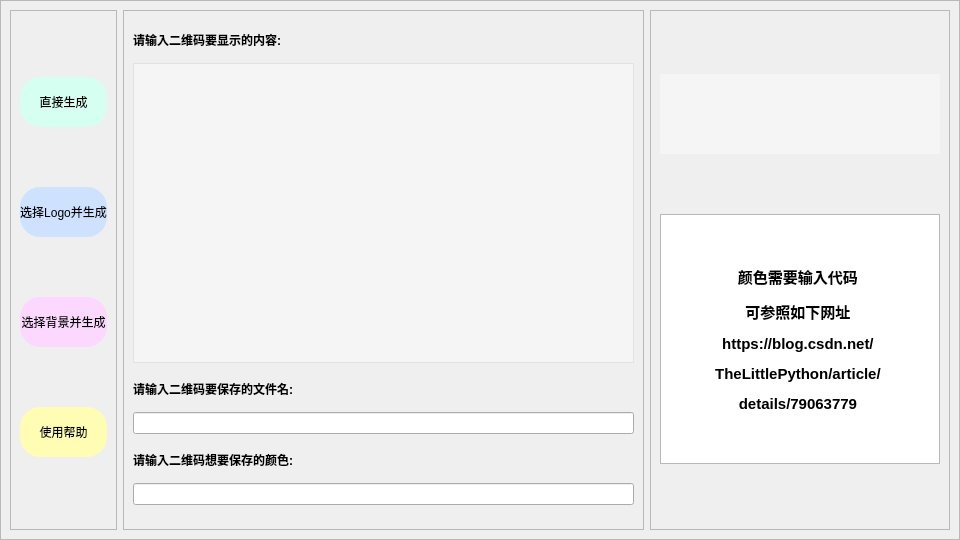
<?xml version="1.0" encoding="UTF-8"?>
<ui version="4.0">
 <class>MainWindow</class>
 <widget class="QMainWindow" name="MainWindow">
  <property name="geometry">
   <rect>
    <x>0</x>
    <y>0</y>
    <width>960</width>
    <height>540</height>
   </rect>
  </property>
  <property name="minimumSize">
   <size>
    <width>960</width>
    <height>540</height>
   </size>
  </property>
  <property name="maximumSize">
   <size>
    <width>960</width>
    <height>540</height>
   </size>
  </property>
  <property name="windowTitle">
   <string>MainWindow</string>
  </property>
  <property name="windowIcon">
   <iconset resource="../res/img.qrc">
    <normaloff>:/img/QRcode_make.ico</normaloff>:/img/QRcode_make.ico</iconset>
  </property>
  <property name="styleSheet">
   <string notr="true"/>
  </property>
  <widget class="QWidget" name="centralwidget">
   <widget class="QFrame" name="frame">
    <property name="geometry">
     <rect>
      <x>0</x>
      <y>0</y>
      <width>960</width>
      <height>540</height>
     </rect>
    </property>
    <property name="minimumSize">
     <size>
      <width>960</width>
      <height>540</height>
     </size>
    </property>
    <property name="maximumSize">
     <size>
      <width>960</width>
      <height>540</height>
     </size>
    </property>
    <property name="styleSheet">
     <string notr="true">QFrame{
	
	background-image:url(:/img/qr_make_bg.jpg);
}</string>
    </property>
    <property name="frameShape">
     <enum>QFrame::StyledPanel</enum>
    </property>
    <property name="frameShadow">
     <enum>QFrame::Raised</enum>
    </property>
    <layout class="QHBoxLayout" name="horizontalLayout">
     <item>
      <widget class="QFrame" name="frame_2">
       <property name="maximumSize">
        <size>
         <width>150</width>
         <height>16777215</height>
        </size>
       </property>
       <property name="frameShape">
        <enum>QFrame::StyledPanel</enum>
       </property>
       <property name="frameShadow">
        <enum>QFrame::Raised</enum>
       </property>
       <layout class="QVBoxLayout" name="verticalLayout">
        <property name="spacing">
         <number>3</number>
        </property>
        <property name="bottomMargin">
         <number>11</number>
        </property>
        <item>
         <widget class="QPushButton" name="pushButton">
          <property name="maximumSize">
           <size>
            <width>16777215</width>
            <height>50</height>
           </size>
          </property>
          <property name="cursor">
           <cursorShape>OpenHandCursor</cursorShape>
          </property>
          <property name="styleSheet">
           <string notr="true">QPushButton{
	
	background-color: rgb(213, 255, 241);
	border-color: rgb(0, 0, 0);
	border-radius:20px
}
QPushButton::hover{
	
	background-color: rgb(234, 234, 234);
	font: 15pt &quot;隶书&quot;;
}</string>
          </property>
          <property name="text">
           <string>直接生成</string>
          </property>
         </widget>
        </item>
        <item>
         <widget class="QPushButton" name="pushButton_2">
          <property name="maximumSize">
           <size>
            <width>16777215</width>
            <height>50</height>
           </size>
          </property>
          <property name="cursor">
           <cursorShape>OpenHandCursor</cursorShape>
          </property>
          <property name="styleSheet">
           <string notr="true">QPushButton{
	
	background-color: rgb(206, 226, 255);
	border-color: rgb(0, 0, 0);
	border-radius:20px
}
QPushButton::hover{
	
	background-color: rgb(234, 234, 234);
	font:10pt&quot;隶书&quot;;
}</string>
          </property>
          <property name="text">
           <string>选择Logo并生成</string>
          </property>
         </widget>
        </item>
        <item>
         <widget class="QPushButton" name="pushButton_3">
          <property name="maximumSize">
           <size>
            <width>16777215</width>
            <height>50</height>
           </size>
          </property>
          <property name="cursor">
           <cursorShape>OpenHandCursor</cursorShape>
          </property>
          <property name="styleSheet">
           <string notr="true">QPushButton{
	
	background-color: rgb(252, 216, 255);
	border-color: rgb(0, 0, 0);
	border-radius:20px
}
QPushButton::hover{
	
	background-color: rgb(234, 234, 234);
	font:10pt&quot;隶书&quot;;
}</string>
          </property>
          <property name="text">
           <string>选择背景并生成</string>
          </property>
         </widget>
        </item>
        <item>
         <widget class="QPushButton" name="pushButton_4">
          <property name="maximumSize">
           <size>
            <width>16777215</width>
            <height>50</height>
           </size>
          </property>
          <property name="cursor">
           <cursorShape>OpenHandCursor</cursorShape>
          </property>
          <property name="styleSheet">
           <string notr="true">QPushButton{
	
	background-color: rgb(255, 252, 179);
	border-color: rgb(0, 0, 0);
	border-radius:20px
}
QPushButton::hover{
	
	background-color: rgb(234, 234, 234);
	font:10pt&quot;隶书&quot;;
}</string>
          </property>
          <property name="text">
           <string>使用帮助</string>
          </property>
         </widget>
        </item>
       </layout>
      </widget>
     </item>
     <item>
      <widget class="QFrame" name="frame_3">
       <property name="maximumSize">
        <size>
         <width>560</width>
         <height>16777215</height>
        </size>
       </property>
       <property name="frameShape">
        <enum>QFrame::StyledPanel</enum>
       </property>
       <property name="frameShadow">
        <enum>QFrame::Raised</enum>
       </property>
       <property name="lineWidth">
        <number>1</number>
       </property>
       <layout class="QVBoxLayout" name="verticalLayout_2">
        <property name="bottomMargin">
         <number>7</number>
        </property>
        <item>
         <widget class="QLabel" name="label">
          <property name="maximumSize">
           <size>
            <width>16777215</width>
            <height>15</height>
           </size>
          </property>
          <property name="styleSheet">
           <string notr="true">QLabel{
	background:rgba(213, 215, 255, 0);
}</string>
          </property>
          <property name="text">
           <string>&lt;html&gt;&lt;head/&gt;&lt;body&gt;&lt;p&gt;&lt;span style=&quot; font-weight:600;&quot;&gt;请输入二维码要显示的内容:&lt;/span&gt;&lt;/p&gt;&lt;/body&gt;&lt;/html&gt;</string>
          </property>
         </widget>
        </item>
        <item>
         <widget class="QTextEdit" name="textEdit">
          <property name="maximumSize">
           <size>
            <width>16777215</width>
            <height>300</height>
           </size>
          </property>
          <property name="styleSheet">
           <string notr="true">QTextEdit{
	background:rgba(255, 255, 255, 100);
}</string>
          </property>
         </widget>
        </item>
        <item>
         <widget class="QLabel" name="label_2">
          <property name="maximumSize">
           <size>
            <width>16777215</width>
            <height>15</height>
           </size>
          </property>
          <property name="styleSheet">
           <string notr="true">QLabel{
	background:rgba(213, 215, 255, 0);
}</string>
          </property>
          <property name="text">
           <string>&lt;html&gt;&lt;head/&gt;&lt;body&gt;&lt;p&gt;&lt;span style=&quot; font-weight:600;&quot;&gt;请输入二维码要保存的文件名:&lt;/span&gt;&lt;/p&gt;&lt;/body&gt;&lt;/html&gt;</string>
          </property>
         </widget>
        </item>
        <item>
         <widget class="QLineEdit" name="lineEdit_2"/>
        </item>
        <item>
         <widget class="QLabel" name="label_3">
          <property name="maximumSize">
           <size>
            <width>16777215</width>
            <height>15</height>
           </size>
          </property>
          <property name="styleSheet">
           <string notr="true">QLabel{
	background:rgba(213, 215, 255, 0);
}</string>
          </property>
          <property name="text">
           <string>&lt;html&gt;&lt;head/&gt;&lt;body&gt;&lt;p&gt;&lt;span style=&quot; font-weight:600;&quot;&gt;请输入二维码想要保存的颜色:&lt;/span&gt;&lt;/p&gt;&lt;/body&gt;&lt;/html&gt;</string>
          </property>
         </widget>
        </item>
        <item>
         <widget class="QLineEdit" name="lineEdit"/>
        </item>
       </layout>
      </widget>
     </item>
     <item>
      <widget class="QFrame" name="frame_4">
       <property name="maximumSize">
        <size>
         <width>300</width>
         <height>16777215</height>
        </size>
       </property>
       <property name="frameShape">
        <enum>QFrame::StyledPanel</enum>
       </property>
       <property name="frameShadow">
        <enum>QFrame::Raised</enum>
       </property>
       <layout class="QVBoxLayout" name="verticalLayout_3">
        <item>
         <widget class="QLabel" name="label_4">
          <property name="maximumSize">
           <size>
            <width>300</width>
            <height>80</height>
           </size>
          </property>
          <property name="styleSheet">
           <string notr="true">QLabel{
	background:rgba(255, 255, 255, 100);
}</string>
          </property>
          <property name="text">
           <string/>
          </property>
         </widget>
        </item>
        <item>
         <widget class="QTextBrowser" name="textBrowser">
          <property name="maximumSize">
           <size>
            <width>16777215</width>
            <height>250</height>
           </size>
          </property>
          <property name="html">
           <string>&lt;!DOCTYPE HTML PUBLIC &quot;-//W3C//DTD HTML 4.0//EN&quot; &quot;http://www.w3.org/TR/REC-html40/strict.dtd&quot;&gt;
&lt;html&gt;&lt;head&gt;&lt;meta name=&quot;qrichtext&quot; content=&quot;1&quot; /&gt;&lt;style type=&quot;text/css&quot;&gt;
p, li { white-space: pre-wrap; }
&lt;/style&gt;&lt;/head&gt;&lt;body style=&quot; font-family:'SimSun'; font-size:9pt; font-weight:400; font-style:normal;&quot;&gt;
&lt;p align=&quot;center&quot; style=&quot;-qt-paragraph-type:empty; margin-top:0px; margin-bottom:0px; margin-left:0px; margin-right:0px; -qt-block-indent:0; text-indent:0px;&quot;&gt;&lt;br /&gt;&lt;/p&gt;
&lt;p align=&quot;center&quot; style=&quot;-qt-paragraph-type:empty; margin-top:0px; margin-bottom:0px; margin-left:0px; margin-right:0px; -qt-block-indent:0; text-indent:0px;&quot;&gt;&lt;br /&gt;&lt;/p&gt;
&lt;p align=&quot;center&quot; style=&quot;-qt-paragraph-type:empty; margin-top:0px; margin-bottom:0px; margin-left:0px; margin-right:0px; -qt-block-indent:0; text-indent:0px; font-size:11pt; font-weight:600;&quot;&gt;&lt;br /&gt;&lt;/p&gt;
&lt;p align=&quot;center&quot; style=&quot; margin-top:0px; margin-bottom:0px; margin-left:0px; margin-right:0px; -qt-block-indent:0; text-indent:0px;&quot;&gt;&lt;span style=&quot; font-size:11pt; font-weight:600;&quot;&gt;颜色需要输入代码 &lt;/span&gt;&lt;/p&gt;
&lt;p align=&quot;center&quot; style=&quot; margin-top:12px; margin-bottom:12px; margin-left:0px; margin-right:0px; -qt-block-indent:0; text-indent:0px;&quot;&gt;&lt;span style=&quot; font-size:11pt; font-weight:600;&quot;&gt;可参照如下网址 &lt;/span&gt;&lt;/p&gt;
&lt;p align=&quot;center&quot; style=&quot; margin-top:12px; margin-bottom:12px; margin-left:0px; margin-right:0px; -qt-block-indent:0; text-indent:0px;&quot;&gt;&lt;span style=&quot; font-size:11pt; font-weight:600;&quot;&gt;https://blog.csdn.net/ &lt;/span&gt;&lt;/p&gt;
&lt;p align=&quot;center&quot; style=&quot; margin-top:12px; margin-bottom:12px; margin-left:0px; margin-right:0px; -qt-block-indent:0; text-indent:0px;&quot;&gt;&lt;span style=&quot; font-size:11pt; font-weight:600;&quot;&gt;TheLittlePython/article/ &lt;/span&gt;&lt;/p&gt;
&lt;p align=&quot;center&quot; style=&quot; margin-top:12px; margin-bottom:12px; margin-left:0px; margin-right:0px; -qt-block-indent:0; text-indent:0px;&quot;&gt;&lt;span style=&quot; font-size:11pt; font-weight:600;&quot;&gt;details/79063779 &lt;/span&gt;&lt;/p&gt;&lt;/body&gt;&lt;/html&gt;</string>
          </property>
         </widget>
        </item>
       </layout>
      </widget>
     </item>
    </layout>
   </widget>
  </widget>
  <widget class="QMenuBar" name="menubar">
   <property name="geometry">
    <rect>
     <x>0</x>
     <y>0</y>
     <width>960</width>
     <height>26</height>
    </rect>
   </property>
  </widget>
 </widget>
 <resources>
  <include location="../res/img.qrc"/>
 </resources>
 <connections/>
</ui>
